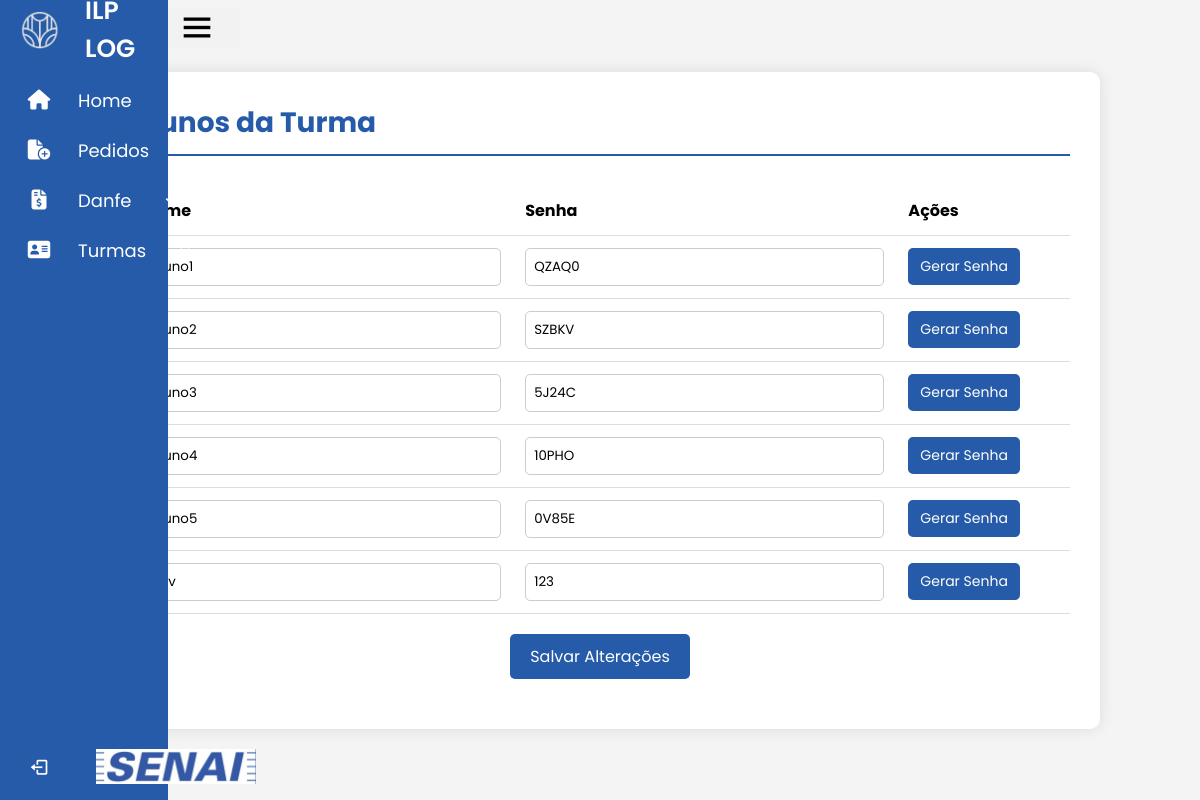
/SENAI_LOGISTICA/homeProf/turmas/alunos.php?turma_id=24 (signed in), run on an earlier commit of the app's database.
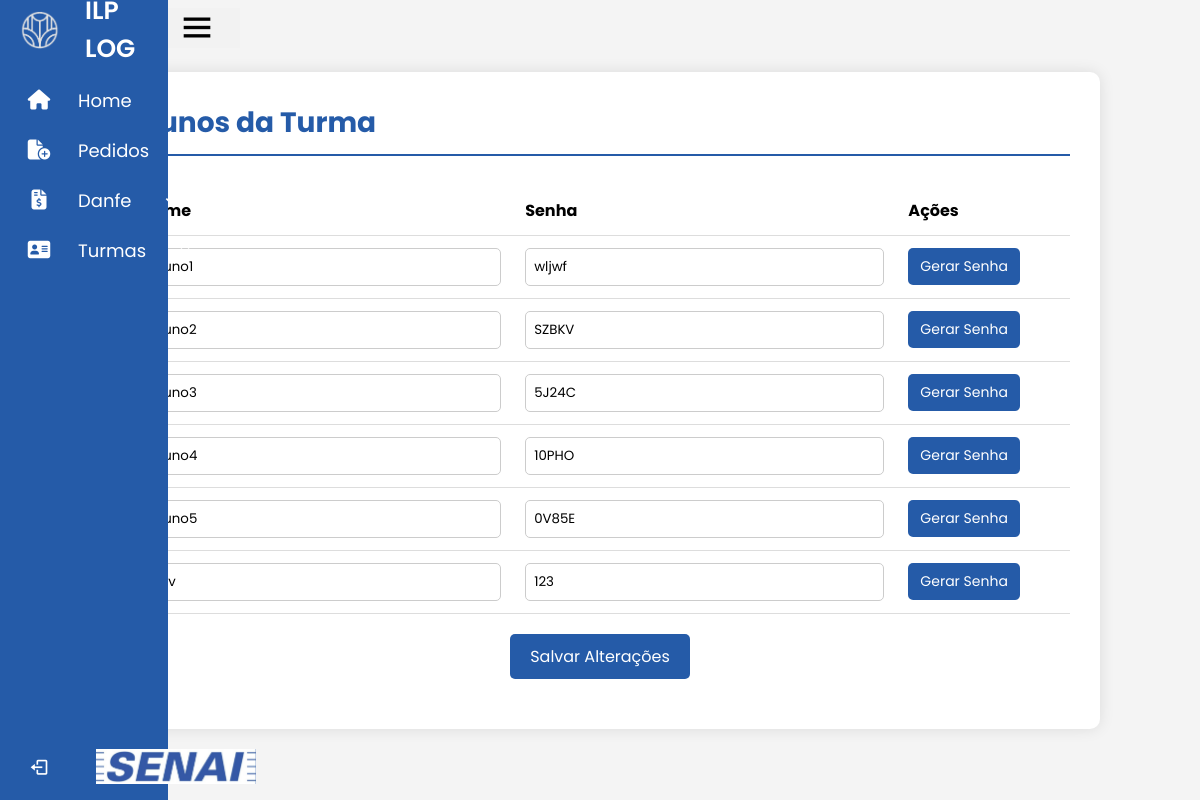
And on a later commit of the database.
### tables this page shows
CREATE TABLE `alunos` (
  `id` int(11) NOT NULL,
  `nome` varchar(60) NOT NULL,
  `senha` varchar(255) NOT NULL,
  `turma_id` int(11) NOT NULL
);

### SENAI_LOGISTICA/homeProf/turmas/alunos.php (the view, shortened to what this page needs)
<?php
include "../../sidebarPROF.php";
$hostname = "127.0.0.1";
$user = "root";
$password = "root";
$database = "senai";
$conexao = new mysqli($hostname, $user, $password, $database);
$turma_id = $_GET['turma_id'] ?? '';
$sql = "SELECT * FROM `alunos` WHERE `turma_id` = '$turma_id'";
$resultado = $conexao->query($sql);
?>
<!DOCTYPE html>
<html lang="en">
<head>
</head>
<body>
    <div class="container">
        <div class="header">
        <h1>Alunos da Turma</h1>
        </div>
        <form method="post" action="salvar_alunos.php">
            <div class="divTable">
                <table>
                    <thead>
                        <tr>
                            <th>Nome</th>
                            <th>Senha</th>
                            <th>Ações</th>
                        </tr>
                    </thead>
                    <tbody>
                        <?php while ($row = $resultado->fetch_assoc()): ?>
                            <tr>
                                <td>
                                    <input type="text" name="nome[]" value="<?= htmlspecialchars($row['nome']) ?>" required>
                                </td>
                                <td>
                                    <input type="text" name="senha[]" value="<?= htmlspecialchars($row['senha']) ?>" required>
                                </td>
                                <td>
                                    <button type="button" class="button-action" onclick="gerarSenha(this)">Gerar Senha</button>
                                </td>
                            </tr>
                        <?php endwhile; ?>
                    </tbody>
                </table>
            </div>
            <button class="button-79" type="submit">Salvar Alterações</button>
        </form>
    </div>
</body>
</html>

### SENAI_LOGISTICA/sidebarPROF.php (shortened to what this page needs)
<!DOCTYPE html>
<html lang="en">
<head>
    <link href='https://unpkg.com/boxicons@2.1.4/css/boxicons.min.css' rel='stylesheet'>
    <link rel="stylesheet" href="https://cdnjs.cloudflare.com/ajax/libs/font-awesome/6.5.2/css/all.min.css">
</head>
<body>
<div class="sidebar">
    <div class="logo-details">
        <img class="img1" src="/ILP_LOG/SENAI_LOGISTICA/imagens/ILP ICONE BRANCO sf.png" alt="LUCAS">
        <span class="logo_name">ILP LOG</span>
    </div>
    <ul class="nav-links">
        <li>
            <a href="http://localhost/ILP_LOG/SENAI_LOGISTICA/homeProf/">
                <i class="fa-solid fa-house"></i>
                <span class="link_name">Home</span>
            </a>
        </li>
        <li>
            <div class="iocn-links">
                <a class="hrefs">
                    <i class="fa-solid fa-file-circle-plus"></i>
                    <span style="pointer-events: none;" class="link_name">Pedidos</span>
                </a>
                <i class='bx bx-chevron-down arrow'></i>
            </div>
        </li>
        <li>
            <div class="iocn-links">
                <a class="hrefs">
                    <i class="fa-solid fa-file-invoice-dollar"></i>
                    <span style="pointer-events: none;" class="link_name">Danfe</span>
                </a>
                <i class='bx bx-chevron-down arrow'></i>
            </div>
        </li>
        <li>
        <li>
            <div class="iocn-links">
                <a class="hrefs">
                    <i class="fa-solid fa-address-card"></i>
                    <span style="pointer-events: none;" class="link_name">Turmas</span>
                </a>
                <i class='bx bx-chevron-down arrow'></i>
            </div>
        </li>
        <li>
            <form action='/ILP_LOG/SENAI_LOGISTICA/logoutProcess.php' method="POST" style="display:inline;">
            <button type="submit" style="border: none; background: none; padding: 0; cursor: pointer;">
                <div class="profile-details">
                    <i class='bx bx-log-out'></i>
                    <img src="/ILP_LOG/SENAI_LOGISTICA/imagens/senai-logo-1.png" alt="senai">
                </div>
            </button>
            </form>
        </li>
    </ul>
    </div>
    <section class="home-section">
        <i class='bx bx-menu'></i>
    </section>
</body>
</html>

### SENAI_LOGISTICA/sidebarPROF.php (style rules this page uses)
* { font-family: "Poppins", sans-serif; box-sizing: border-box; padding: 0; margin: 0; }
.sidebar { position: fixed; top: 0; left: 0; height: 100%; width: 14%; background: #255ba8; z-index: 100; transition: all 0.5s ease; }
.sidebar .logo-details .img1 { height: 40px; width: 40px; margin-left: 20px; }
.sidebar .logo-details { margin-bottom: 15px; height: 60px; width: 100%; display: flex; align-items: center; }
.sidebar .logo-details .logo_name { margin-left: 25px; font-size: 25px; color: #fff; font-weight: 600; transition: 0.3s ease; transition-delay: 0.1s; }
.sidebar .nav-links { height: 100%; padding-top: 30px 0 150px 0; }
.sidebar .nav-links li { position: relative; list-style: none; transition: all 0.4s ease; }
.sidebar .nav-links .iocn-links { display: flex; align-items: center; justify-content: space-between; }
.sidebar .nav-links li i { height: 50px; min-width: 78px; text-align: center; line-height: 50px; color: #fff; font-size: 20px; cursor: pointer; transition: all 0.3s ease; }
.sidebar .nav-links li a { text-decoration: none; display: flex; align-items: center; z-index: 1; }
.sidebar .nav-links li a .link_name { font-size: 18px; font-weight: 400; color: #fff; z-index: 2; }
.sidebar .profile-details { position: fixed; bottom: 0; width: 280px; display: flex; align-items: center; justify-content: space-between; padding: 6px 0; transition: all 0.5s ease; }
.sidebar .profile-details img { height: 55px; width: 180px; object-fit: cover; margin: 0 14px 0 12px; padding: 10px; transition: all 0.5s ease; margin-left: -15px; }
.home-section { position: absolute; width: 15%; left: 5%; top: 1%; display: flex; background-color: #f2f2f2; transition: all 0.5s ease; }
.home-section .bx-menu { position: relative; left: 65%; cursor: pointer; font-size: 2.5rem; transition: all 0.5s ease; }

### SENAI_LOGISTICA/homeProf/turmas/alunos.php (style rules this page uses)
body { font-family: Arial, sans-serif; background-color: #f4f4f4; margin: 0; padding: 0; display: flex; justify-content: center; align-items: center; height: 100vh; }
.container { width: 100%; max-width: 1000px; background-color: white; padding: 30px; border-radius: 10px; box-shadow: 0 0 15px rgba(0, 0, 0, 0.1); box-sizing: border-box; }
.header { display: flex; justify-content: space-between; align-items: center; border-bottom: 2px solid rgb(37, 91, 168); padding-bottom: 10px; margin-bottom: 30px; }
.header h1 { color: rgb(37, 91, 168); font-size: 28px; margin: 0; }
.button-79 { margin-top: 20px; display: block; margin: 20px auto; padding: 10px 20px; background-color: rgb(37, 91, 168); color: white; border: none; border-radius: 5px; cursor: pointer; text-align: center; font-size: 16px; transition: background-color 0.3s ease; }
table { width: 100%; border-collapse: collapse; margin-top: 20px; }
th, td { padding: 12px; text-align: left; border-bottom: 1px solid #ddd; }
th { color: black; font-size: 16px; }
td { font-size: 14px; }
td input { border: 1px solid #ccc; border-radius: 5px; padding: 8px; width: 100%; box-sizing: border-box; }
.button-action { background-color: rgb(37, 91, 168); color: white; border: none; padding: 8px 12px; border-radius: 5px; cursor: pointer; font-size: 14px; transition: background-color 0.3s ease; }

What changed in the data, as far as the page shows it:
changed alunos "aluno1": senha "QZAQ0" → "wljwf"
